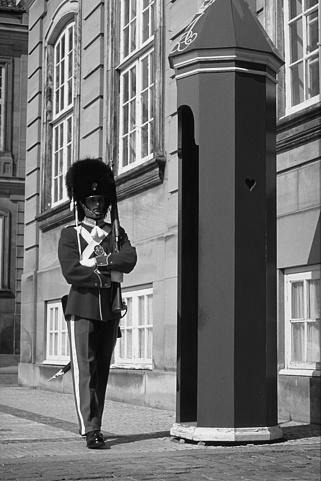
#> input picture Computer Vision/pset1/code/inputs/p3_inp.jpg, 321 x 481 px
$ python prob3.py
#> lines starting #> are read from the running program, lines starting #| are printed output that depends on the picture; after the words box and inside, x2 and y2 are one past the last pixel; in counts of white or black regions, pixels touching at a corner belong together
## Default modules imported. Import more if you need to.

import numpy as np
from skimage.io import imread, imsave
from scipy.signal import convolve2d as conv2

# Different thresholds to try
T0 = 0.5
T1 = 1.0
T2 = 1.5


########### Fill in the functions below

# Return magnitude, theta of gradients of X
def grads(X):

    #kernel of sobel derivative in X direction
    #kernel in Y direction is just the transpose of this
    sobelX = np.array([[1, 0, -1],[2, 0, -2],[1, 0, -1]])

    #get the sobel derivatives in x,y directions using convolutions
    Ix = conv2(img, sobelX, mode='same', boundary='symm')
    Iy = conv2(img, sobelX.T, mode='same', boundary='symm')
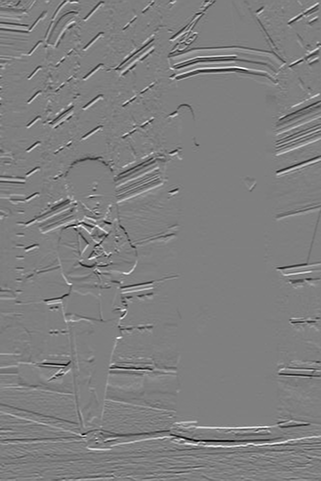
#> Iy: shape (481, 321) float64; min -3.56, max 3.55, mean -0.00162; drawn with min black and max white

    #magnitude and angle of derivatives
    H = np.sqrt(Ix**2+Iy**2)
    theta = np.arctan2(Iy,Ix)
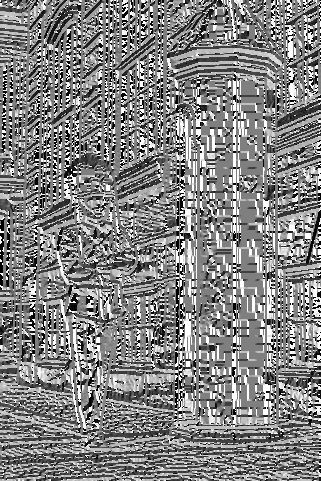
#> theta: shape (481, 321) float64; min -3.14, max 3.14, mean 0.0872; drawn with min black and max white

    return H,theta

def nms(E,H,theta):

    #round angles to 0, 45, 90, 135, 180=0, ...
    # 0 = vertical, 1 = 45deg cw, 2 = horizontal, 3 = 45deg ccw
    direction = np.round(theta*4/np.pi) % 4

    #set all boundary pixels to 0, (assume boundary cannot be an edge)
    E[0,:] = 0
    E[:,0] = 0
    E[-1,:] = 0
    E[:,-1] = 0

    # for all pixels except boundaries of image
    for i in range(1,np.size(E,0)-1):
        for j in range(1,np.size(E,1)-1):
            #if previously calculated as edge...
            if E[i,j] == 1:

                #compare the magnitude of derivative to points along angle
                d = direction[i,j]
                # vertical line
                if d == 0:
                    E[i,j] = H[i,j-1] < H[i,j] > H[i,j+1]
                # 45deg cw line
                elif d == 1:
                    E[i,j] = H[i+1,j-1] < H[i,j] > H[i-1,j+1]
                # horizontal line
                elif d == 2:
                    E[i,j] = H[i-1,j] < H[i,j] > H[i+1,j]
                # 45deg ccw line
                elif d == 3:
                    E[i,j] = H[i-1,j-1] < H[i,j] > H[i+1,j+1]


    return E

########################## Support code below

from os.path import normpath as fn # Fixes window/linux path conventions
import warnings
warnings.filterwarnings('ignore')

img = np.float32(imread(fn('inputs/p3_inp.jpg')))/255.

H,theta = grads(img)

imsave(fn('outputs/prob3_a.jpg'),H/np.max(H[:]))

## Part b

E0 = np.float32(H > T0)
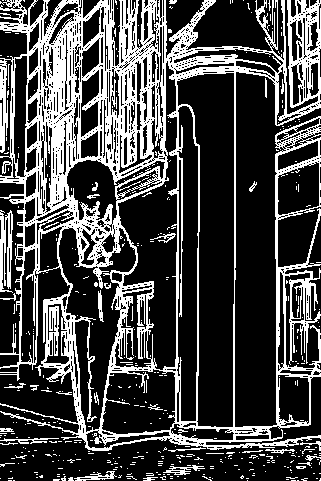
#> E0: shape (481, 321) float32; values 0 (black) and 1 (white), 28.2% white; 429 white regions (393 under 20 px), largest, box (x1, y1, x2, y2) and area: (0, 0, 321, 451) 39813, (0, 210, 13, 293) 660, (74, 471, 117, 481) 168
E1 = np.float32(H > T1)
#> E1: shape (481, 321) float32; values 0 (black) and 1 (white), 14.7% white in thin lines or dots
E2 = np.float32(H > T2)
#> E2: shape (481, 321) float32; values 0 (black) and 1 (white), 7.5% white in thin lines or dots

imsave(fn('outputs/prob3_b_0.jpg'),E0)
imsave(fn('outputs/prob3_b_1.jpg'),E1)
imsave(fn('outputs/prob3_b_2.jpg'),E2)

E0n = nms(E0,H,theta)
#> in nms, `direction = np.round(theta*4/np.pi) % 4`:
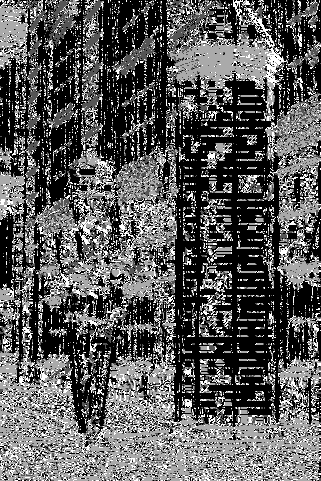
#> direction: shape (481, 321) float64; min 0, max 3, mean 1.07; drawn with min black and max white
#> in nms, `E[0,:] = 0`: E: shape (481, 321) float32; values 0 (black) and 1 (white), 28.1% white; 426 white regions (390 under 20 px), largest, box (x1, y1, x2, y2) and area: (0, 1, 321, 451) 39698, (0, 210, 13, 293) 660, (74, 471, 117, 481) 168
#> in nms, `E[-1,:] = 0`: E: shape (481, 321) float32; values 0 (black) and 1 (white), 28% white; 421 white regions (386 under 20 px), largest, box (x1, y1, x2, y2) and area: (1, 1, 321, 451) 39581, (1, 210, 13, 293) 594, (163, 465, 205, 475) 161
#> in nms, `E[:,-1] = 0`: E: shape (481, 321) float32; values 0 (black) and 1 (white), 27.8% white; 420 white regions (385 under 20 px), largest, box (x1, y1, x2, y2) and area: (1, 1, 320, 451) 39430, (1, 210, 13, 293) 594, (163, 465, 205, 475) 161
#> after the loop in nms, `for i in range(1,np.size(E,0)-1):`:
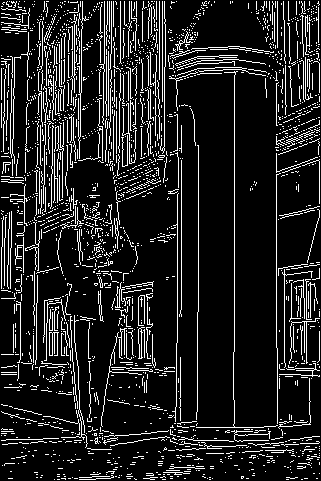
#> E: shape (481, 321) float32; values 0 (black) and 1 (white), 13% white in thin lines or dots
E1n = nms(E1,H,theta)
#> in nms (call 2), `E[0,:] = 0`: E: shape (481, 321) float32; values 0 (black) and 1 (white), 14.6% white in thin lines or dots
#> after the loop in nms (call 2), `for i in range(1,np.size(E,0)-1):`:
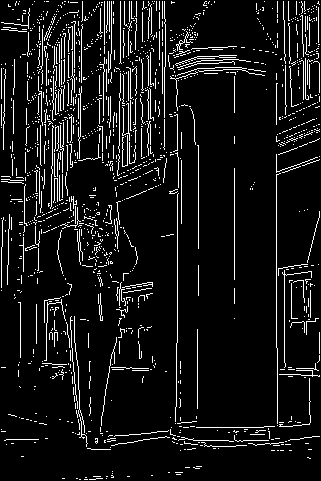
#> E: shape (481, 321) float32; values 0 (black) and 1 (white), 8.4% white in thin lines or dots
E2n = nms(E2,H,theta)
#> in nms (call 3), `E[:,0] = 0`: E: shape (481, 321) float32; values 0 (black) and 1 (white), 7.4% white in thin lines or dots
#> after the loop in nms (call 3), `for i in range(1,np.size(E,0)-1):`:
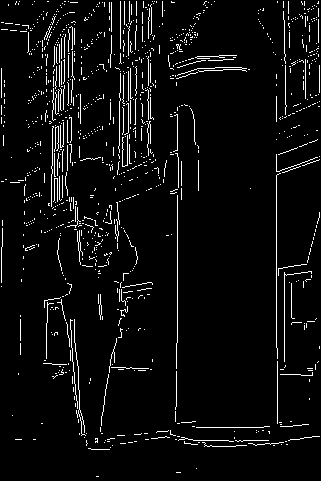
#> E: shape (481, 321) float32; values 0 (black) and 1 (white), 4.9% white in thin lines or dots

imsave(fn('outputs/prob3_b_nms0.jpg'),E0n)
imsave(fn('outputs/prob3_b_nms1.jpg'),E1n)
imsave(fn('outputs/prob3_b_nms2.jpg'),E2n)
